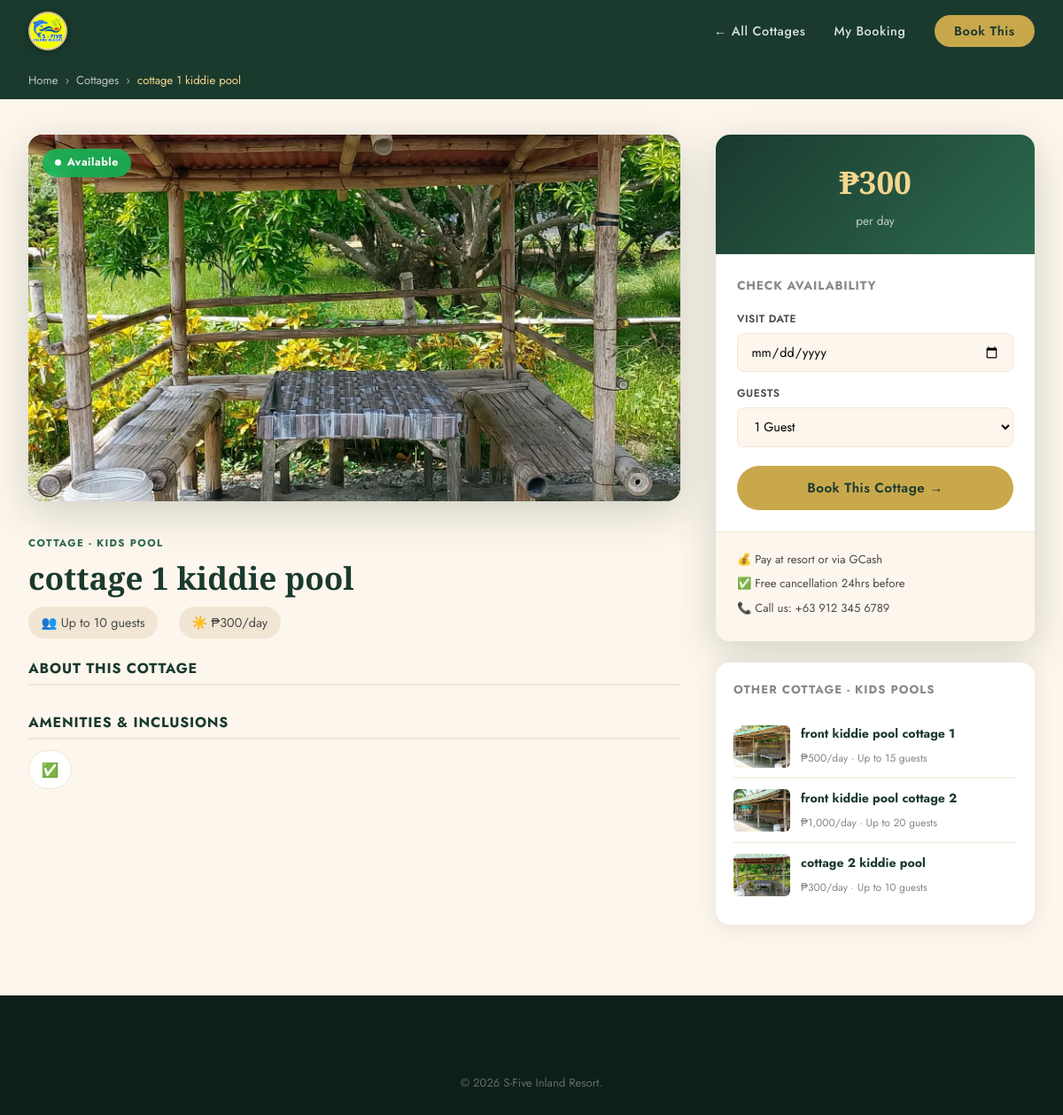
Page /cottage.php?id=16 on the committed database.
### tables this page shows
CREATE TABLE `cottages` (
  `id` int(11) NOT NULL,
  `name` varchar(100) NOT NULL,
  `category` enum('Cottage - Kids Pool','Cottage - Adult Pool','Pavilion','Rooms') DEFAULT 'Cottage - Kids Pool',
  `description` text DEFAULT NULL,
  `price_per_night` decimal(10,2) NOT NULL,
  `capacity` int(11) NOT NULL,
  `images` text DEFAULT NULL,
  `amenities` text DEFAULT NULL,
  `is_available` tinyint(1) DEFAULT 1,
  `created_at` timestamp NOT NULL DEFAULT current_timestamp()
);

CREATE TABLE `cottage_images` (
  `id` int(11) NOT NULL,
  `cottage_id` int(11) NOT NULL,
  `filename` varchar(255) NOT NULL,
  `label` varchar(50) DEFAULT 'Photo',
  `sort_order` int(11) DEFAULT 0,
  `uploaded_at` timestamp NOT NULL DEFAULT current_timestamp()
);

### cottage.php (the view, shortened to what this page needs)
<?php
$db = getDB();
$id = (int)($_GET['id'] ?? 0);
$stmt = $db->prepare("SELECT * FROM cottages WHERE id = ? AND is_available = 1");
$stmt->execute([$id]);
$cottage = $stmt->fetch();
$related = $db->prepare("SELECT * FROM cottages WHERE category=? AND id!=? AND is_available=1 LIMIT 3");
$related->execute([$cottage['category'], $id]);
$related = $related->fetchAll();
$type_map = ['Cottage - Kids Pool'=>'cottage_kids_pool','Cottage - Adult Pool'=>'cottage_adult_pool','Rooms'=>'rooms','Pavilion'=>'pavilion'];
$img_type = $type_map[$cottage['category']] ?? 'cottage_kids_pool';
$photo_stmt = $db->prepare("SELECT filename FROM cottage_images WHERE cottage_id=? ORDER BY sort_order ASC LIMIT 1");
$photo_stmt->execute([$id]);
$photo_row  = $photo_stmt->fetch();
$single_img = $photo_row
    ? "uploads/cottages/" . $photo_row['filename']
    : "images/cottage_placeholder.php?type={$img_type}&name=" . urlencode($cottage['name']) . "&n={$id}";
$amenities_list = array_map('trim', explode(',', $cottage['amenities']));
$is_pavilion = ($cottage['category'] === 'Pavilion');
$is_overnight_eligible = ($cottage['category'] === OVERNIGHT_CATEGORY);
?>
<!DOCTYPE html>
<html lang="en">
<head>
    <link rel="stylesheet" href="css/style.css">
    <link rel="stylesheet" href="css/cottage.css">
    <link rel="stylesheet" href="css/mobile-app.css">
</head>
<body>
<nav class="navbar navbar-light navbar-sub" id="navbar">
    <div class="nav-container">
        <a href="index.php" class="nav-logo"><img src="images/sfive_logo.png" alt="S-Five Inland Resort" class="nav-logo-img"></a>
        <ul class="nav-links">
            <li><a href="index.php#cottages">← All Cottages</a></li>
            <li><a href="check_booking.php">My Booking</a></li>
            <li><a href="booking.php?cottage_id=<?= $id ?>" class="btn-nav">Book This</a></li>
        </ul>
    </div>
</nav>
<div class="cottage-detail-page">
    <div class="breadcrumb-bar">
        <div class="container">
            <a href="index.php">Home</a> <span>›</span>
            <a href="index.php#cottages">Cottages</a> <span>›</span>
            <span><?= htmlspecialchars($cottage['name']) ?></span>
        </div>
    </div>
    <div class="container cottage-detail-layout">
        <div class="cottage-detail-main">
            <div class="gallery-main single-photo">
                <img src="<?= $single_img ?>"
                     alt="<?= htmlspecialchars($cottage['name']) ?>"
                     class="main-photo" id="mainPhotoImg">
                <div class="avail-ribbon available-ribbon">
                    <span class="avail-dot"></span> Available
                </div>
            </div>
            <div class="cottage-detail-info">
                <div class="cdi-header">
                    <div class="cdi-cat-tag"><?= $cottage['category'] ?></div>
                    <h1><?= htmlspecialchars($cottage['name']) ?></h1>
                    <div class="cdi-meta">
                        <span>👥 Up to <?= $cottage['capacity'] ?> guests</span>
                        <?php if ($is_pavilion): ?>
                        <span class="cdi-meta-event">🎉 Priced per occasion</span>
                        <?php elseif ($cottage['category'] === OVERNIGHT_CATEGORY): ?>
                        <span>🌙 ₱<?= number_format($cottage['price_per_night'], 0) ?>/day or night</span>
                        <?php else: ?>
                        <span>☀️ ₱<?= number_format($cottage['price_per_night'], 0) ?>/day</span>
                        <?php endif; ?>
                    </div>
                </div>
                <div class="cdi-desc">
                    <h3>About this Cottage</h3>
                </div>
                <div class="cdi-amenities">
                    <h3>Amenities & Inclusions</h3>
                    <div class="amenities-list">
                        <?php foreach ($amenities_list as $a): ?>
                        <div class="amenity-chip">
                            <span class="chip-icon">
                                <?php
                                $chip_icon = '✅';
                                echo $chip_icon;
                                ?>
                            </span>
                        </div>
                        <?php endforeach; ?>
                    </div>
                </div>
            </div>
        </div>
        <div class="cottage-detail-sidebar">
            <div class="booking-panel">
                <div class="bp-price<?= $is_pavilion ? ' is-event' : '' ?>">
                    <?php if ($is_pavilion): ?>
                    <strong>Priced per occasion</strong>
                    <span>see pricing below</span>
                    <?php elseif ($is_overnight_eligible): ?>
                    <strong>₱<?= number_format($cottage['price_per_night'], 0) ?></strong>
                    <span>per day or night</span>
                    <?php else: ?>
                    <strong>₱<?= number_format($cottage['price_per_night'], 0) ?></strong>
                    <span>per day</span>
                    <?php endif; ?>
                </div>
                <div class="bp-quick-form">
                    <h4>Check Availability</h4>
                    <form action="booking.php" method="GET">
                        <?php if ($is_overnight_eligible): ?>
                        <input type="hidden" name="booking_type" value="Overnight">
                        <div class="bp-field">
                            <label>Check-in</label>
                            <input type="date" name="check_in" min="<?= date('Y-m-d') ?>" required>
                        </div>
                        <div class="bp-field">
                            <label>Check-out</label>
                            <input type="date" name="check_out" min="<?= date('Y-m-d', strtotime('+1 day')) ?>" required>
                        </div>
                        <p style="font-size:0.72rem;color:var(--text-light,#888);margin:-0.2rem 0 0.4rem;">Booking a single day instead? You can switch to Day Use on the next page.</p>
                        <?php else: ?>
                        <div class="bp-field">
                            <label>Visit Date</label>
                            <input type="date" name="check_in" min="<?= date('Y-m-d') ?>" required>
                        </div>
                        <?php endif; ?>
                        <div class="bp-field">
                            <label>Guests</label>
                            <select name="guests">
                                <?php for($i=1;$i<=$cottage['capacity'];$i++): ?>
                                <option value="<?=$i?>"><?=$i?> <?=$i==1?'Guest':'Guests'?></option>
                                <?php endfor; ?>
                            </select>
                        </div>
                        <button type="submit" class="btn-primary" style="width:100%;margin-top:0.5rem;">
                            <?= $is_pavilion ? 'Book This Event →' : 'Book This Cottage →' ?>
                        </button>
                    </form>
                </div>
                <div class="bp-notes">
                    <p>💰 Pay at resort or via GCash</p>
                    <p>✅ Free cancellation 24hrs before</p>
                    <p>📞 Call us: +63 912 345 6789</p>
                </div>
            </div>
            <?php if (!empty($related)): ?>
            <div class="related-cottages">
                <h4>Other <?= $cottage['category'] ?>s</h4>
                <?php foreach ($related as $r):
                    $rt = $type_map[$r['category']] ?? 'cottage_kids_pool';
                    $rp = $db->prepare("SELECT filename FROM cottage_images WHERE cottage_id=? ORDER BY sort_order ASC LIMIT 1");
                    $rp->execute([$r['id']]);
                    $rf = $rp->fetchColumn();
                    $r_img = $rf ? "uploads/cottages/$rf" : "images/cottage_placeholder.php?type={$rt}&n={$r['id']}";
                ?>
                <a href="cottage.php?id=<?= $r['id'] ?>" class="related-card">
                    <img src="<?= $r_img ?>"
                         alt="<?= htmlspecialchars($r['name']) ?>">
                    <div class="related-info">
                        <strong><?= htmlspecialchars($r['name']) ?></strong>
                        <?php if ($is_pavilion): ?>
                        <span>Priced per occasion · Up to <?= $r['capacity'] ?> guests</span>
                        <?php elseif ($r['category'] === OVERNIGHT_CATEGORY): ?>
                        <span>₱<?= number_format($r['price_per_night'],0) ?>/day or night · Up to <?= $r['capacity'] ?> guests</span>
                        <?php else: ?>
                        <span>₱<?= number_format($r['price_per_night'],0) ?>/day · Up to <?= $r['capacity'] ?> guests</span>
                        <?php endif; ?>
                    </div>
                </a>
                <?php endforeach; ?>
            </div>
            <?php endif; ?>
        </div>
    </div>
</div>
<footer class="footer">
    <div class="footer-bottom"><p>&copy; <?= date('Y') ?> S-Five Inland Resort.</p></div>
</footer>
</body>
</html>

### css/style.css (style rules this page uses)
:root { --green-deep: #1a3a2e; --green-mid: #2d6a4f; --green-light: #74c69d; --gold: #c9a84c; --gold-light: #f4d58d; --earth: #8b5e3c; --cream: #fdf6ec; --cream-dark: #f0e6d3; --white: #ffffff; --text-dark: #1c1c1c; --text-mid: #4a4a4a; --text-light: #888; --shadow-soft: 0 4px 24px rgba(26,58,46,0.10); --shadow-deep: 0 12px 48px rgba(26,58,46,0.20); --radius: 16px; --radius-sm: 8px; }
*, *::before, *::after { box-sizing: border-box; margin: 0; padding: 0; }
html { scroll-behavior: smooth; }
body { font-family: 'Jost', sans-serif; color: var(--text-dark); background: var(--cream); font-weight: 400; line-height: 1.7; overflow-x: hidden; }
h1, h2, h3 { font-family: 'Playfair Display', serif; line-height: 1.2; }
a { text-decoration: none; color: inherit; }
ul { list-style: none; }
img { max-width: 100%; }
.container { max-width: 1200px; margin: 0 auto; padding: 0 2rem; }
.navbar { position: fixed; top: 0; left: 0; right: 0; z-index: 1000; padding: 1.2rem 0; transition: all 0.4s ease; }
.navbar.navbar-light { background: var(--green-deep); padding: 0.8rem 0; }
.nav-container { max-width: 1200px; margin: 0 auto; padding: 0 2rem; display: flex; align-items: center; justify-content: space-between; }
.nav-logo { display: flex; align-items: center; gap: 0.6rem; color: var(--white); }
.nav-links { display: flex; align-items: center; gap: 2rem; }
.nav-links a { color: rgba(255,255,255,0.85); font-size: 0.9rem; font-weight: 500; letter-spacing: 0.04em; transition: color 0.2s; }
.btn-nav { background: var(--gold); color: var(--green-deep) !important; padding: 0.5rem 1.4rem; border-radius: 50px; font-weight: 600 !important; transition: background 0.2s, transform 0.2s !important; }
.btn-primary { display: inline-block; background: var(--gold); color: var(--green-deep); padding: 0.85rem 2rem; border-radius: 50px; font-weight: 600; font-size: 0.95rem; letter-spacing: 0.03em; transition: all 0.3s ease; cursor: pointer; border: none; font-family: 'Jost', sans-serif; }
.footer { background: #0d1f17; padding: 4rem 0 0; }
.footer-bottom { text-align: center; padding: 1.5rem; color: rgba(255,255,255,0.35); font-size: 0.82rem; }
.avail-dot { width: 7px; height: 7px; border-radius: 50%; background: currentColor; animation: pulse-dot 1.5s ease-in-out infinite; }
.nav-logo-img { width: 44px; height: 44px; border-radius: 50%; object-fit: cover; object-position: center; border: 2px solid rgba(201,168,76,0.7); box-shadow: 0 2px 10px rgba(0,0,0,0.25); flex-shrink: 0; transition: transform 0.3s, border-color 0.3s; }
.nav-logo-img { width: 44px; height: 44px; border-radius: 50%; object-fit: cover; object-position: center center; transform-origin: center; border: 2px solid rgba(201,168,76,0.75); box-shadow: 0 2px 10px rgba(0,0,0,0.3); flex-shrink: 0; display: block; transition: transform 0.3s ease, border-color 0.3s ease; background: #fff; }

### rows in the picture
cottages: name "cottage 1 kiddie pool", category "COTTAGE - KIDS POOL", capacity "10", price_per_night "300", chip_icon "✅"
cottage_images: filename (picture)
cottages: cottage_images.filename (picture), name "front kiddie pool cottage 1", price_per_night "500", capacity "15"
cottages: cottage_images.filename (picture), name "front kiddie pool cottage 2", price_per_night "1,000", capacity "20"
cottages: cottage_images.filename (picture), name "cottage 2 kiddie pool", price_per_night "300", capacity "10"

### other values in the picture
form field guests "1 Guest"
